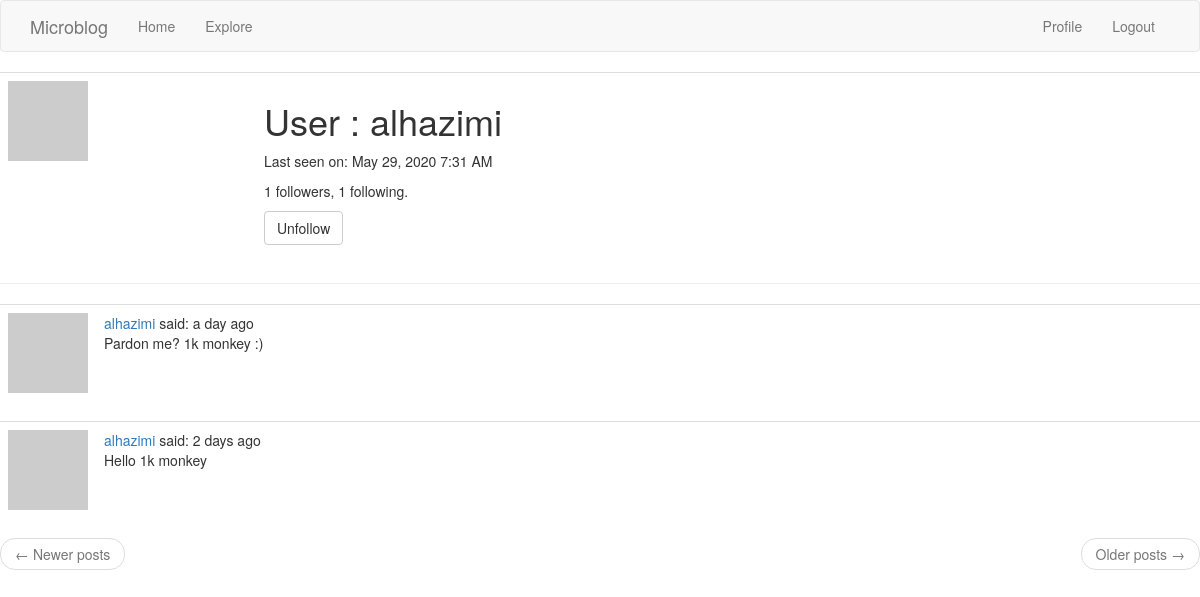
The page /user/alhazimi (signed in) on the database its author committed.
### app/models.py (models this page shows, shortened)
class User(UserMixin, db.Model):
    id = db.Column(db.Integer, primary_key=True)
    username = db.Column(db.String(64), index=True, unique=True)
    email = db.Column(db.String(120), index=True, unique=True)
    password_hash = db.Column(db.String(128))
    posts = db.relationship("Post", backref="author", lazy="dynamic")
    about_me = db.Column(db.String(140))
    last_seen = db.Column(db.DateTime, default=datetime.utcnow)
    followed = db.relationship("User", secondary=followers,
                               primaryjoin=(followers.c.follower_id == id),
                               secondaryjoin=(followers.c.followed_id == id), # c is column
                               backref=db.backref("followers", lazy="dynamic"), lazy="dynamic")
    def avatar(self, size):
        digest = md5(self.email.lower().encode("utf-8")).hexdigest()
        return "https://gravatar.com/avatar/{}?d=identicon&s={}".format(
            digest, size)
    def is_following(self, user):
        return self.followed.filter(
            followers.c.followed_id == user.id).count() > 0

class Post(db.Model):
    id = db.Column(db.Integer, primary_key=True)
    body = db.Column(db.String(128))
    timestamp = db.Column(db.DateTime, index=True, default=datetime.utcnow) # utcnow, uniform timestamp without ()
    user_id = db.Column(db.Integer, db.ForeignKey("user.id"))

### app/routes.py (the view)
@app.route("/user/<username>")
@login_required
def user(username):
    user = User.query.filter_by(username=username).first_or_404()
    page = request.args.get("page", 1, type=int)
    posts = user.posts.order_by(Post.timestamp.desc()).paginate(
        page, app.config["POST_PER_PAGE"], False)
    next_url = url_for("user", username=user.username, page=posts.next_num) \
        if posts.has_next else None
    prev_url = url_for("user", username=user.username, page=posts.prev_num) \
        if posts.has_prev else None
    form = EmptyForm()
    return render_template("user.html", user=user, posts=posts.items,
                           next_url=next_url, prev_url=prev_url, form=form)

### app/forms.py
class EmptyForm(FlaskForm):
    submit = SubmitField("Submit")

### app/models.py (called while the page is built)
@login.user_loader
def load_user(id):
    return User.query.get(int(id))

### app/routes.py (called while the page is built)
@app.before_request # executed before the view function
def before_request():
    if current_user.is_authenticated:
        current_user.last_seen = datetime.utcnow()
        db.session.commit()

### app/templates/user.html (shortened to what this page needs)
{% extends "base.html" %}
{% block content %}
<table class="table table-hover">
  <tr>
    <td width="256px"><img src="{{ user.avatar(256) }}"/></td>
    <td>
      <h1>User : {{ user.username }}</h1>
      {% if user.last_seen %}<p>Last seen on: {{ moment(user.last_seen).format("LLL") }}</p>{% endif %}
      <p>{{ user.followers.count() }} followers, {{ user.followed.count() }} following.</p>
      {% if user == current_user %}
      <p><a href="{{ url_for('edit_profile') }}">Edit your profile</a></p>
      {% else %}
      <p>
        <form action="{{ url_for('unfollow', username=user.username) }}" method="post">
          {{ form.submit(value="Unfollow", class_="btn btn-default") }}
        </form>
      </p>
      {% endif %}
    </td>
  </tr>
</table>
<hr/>
{% for post in posts %}
  {% include "_post.html" %}
{% endfor %}
<nav aria-label="...">
  <ul class="pager">
    <li class="previous{% if not prev_url %} disabled{% endif %}">
      <a href="{{ prev_url or '#' }}">
        <span aria-hidden="true">&larr;</span> Newer posts
      </a>
    </li>
    <li class="next{% if not next_url %} disabled{% endif %}">
      <a href="{{ next_url or '#' }}">
        Older posts <span aria-hidden="true">&rarr;</span>
      </a>
    </li>
  </ul>
</nav>
{% endblock %}

### app/templates/_post.html
<table class="table table-hover">
  <tr>
    <td width="70px">
      <a href="{{ url_for('user', username=post.author.username) }}">
        <img src="{{ post.author.avatar(36) }}"/>
      </a>
    </td>
    <td>
      <a href="{{ url_for('user', username=post.author.username) }}">
        {{ post.author.username }}
      </a>
      said: {{ moment(post.timestamp).fromNow() }}
      <br/>{{ post.body }}
    </td>
  </tr>
</table>

### rows shown on the page
User: username "alhazimi", last_seen "May 29, 2020 7:31 AM"
Post: author.username "alhazimi", timestamp "a day ago", body "Pardon me? 1k monkey :)"
Post: author.username "alhazimi", timestamp "2 days ago", body "Hello 1k monkey"

### other values the page prints
{{ user.followers.count() }} "1"
{{ user.followed.count() }} "1"
